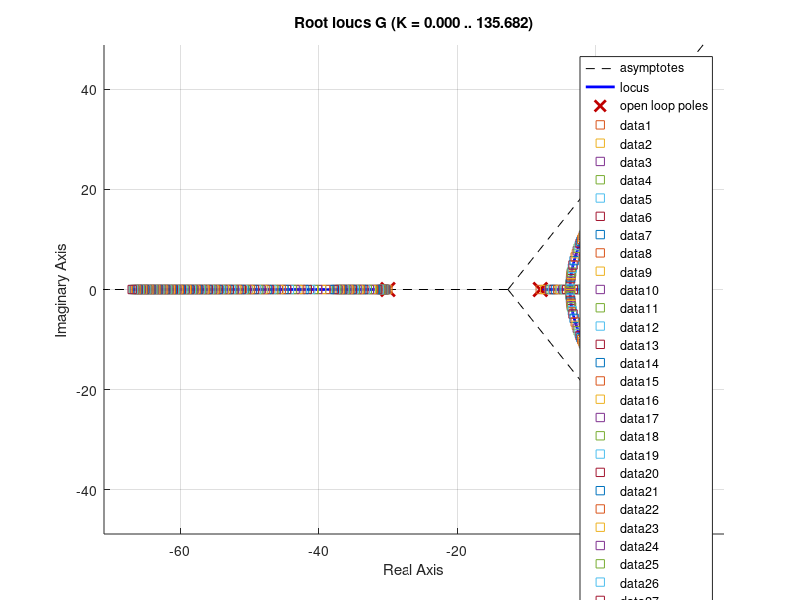
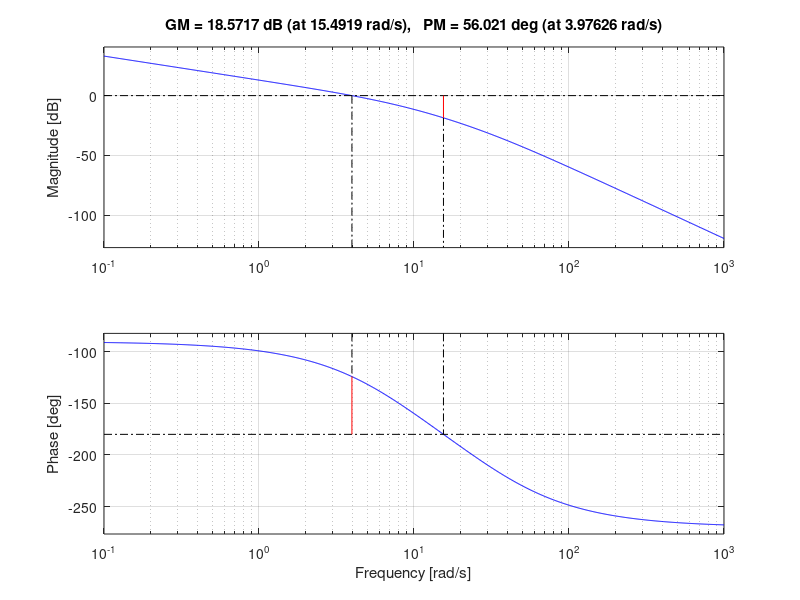

MATLAB code to generate these figures, in order: (Note: this script raises an error after producing the figures.)
clc;
close all;
clear;

G1 = tf([1],[1 0]);
G2 = tf([1],[1 8]);
G3 = tf([1],[1 30]);

G = G1*G2*G3*1075

%perf originale
Kvel = 1075/240
erp = 1/Kvel
Kveld = 1/erp

%perf requise
erp_d = 0.5
Kacc_d = 1/erp_d

figure;hold on
rlocus(G,'r')
p = rlocus(G,1)
plot(real(p),imag(p),'s')

wn = abs(p(2))
phi = 180 - rad2deg(angle(p(2)))
zetta = - real(p(2))/wn

PM_d = atand((2*zetta)/sqrt(sqrt(1+4*zetta^4)-2*zetta^2))
wg_d = wn*sqrt(sqrt(1+4*zetta^4)-2*zetta^2)

zetta2 = sqrt(tand(PM_d)*sind(PM_d))/2
F = 7;

figure;
margin(G)

%PI rlocus
Ki = Kacc_d/ Kvel
z = real(p(2))/F
Kpi = -Ki/z
PI = tf([Kpi Ki],[1 0])
Kpi = 1/abs(evalfr(PI*G,p(2)))
figure;hold on
rlocus(G,'r')
plot(real(p),imag(p),'s')
rlocus(G*Kpi*PI,'b')
p2 = rlocus(G*Kpi*PI,1)
plot(real(p2),imag(p2),'p')
GPI = G*Kpi*PI
Kaccc = GPI.Numerator{1,1}(end)/GPI.Denominator{1,1}(end-2)
erp2 = 1/Kaccc

t = [0:0.01:15];
u = (t'.^2)./2;
y = lsim(feedback(GPI,1),u,t);
e = u-y;
figure;
plot(t,e);


% PI bode

z = wg_d/F;
Kpi = -Ki/z 
